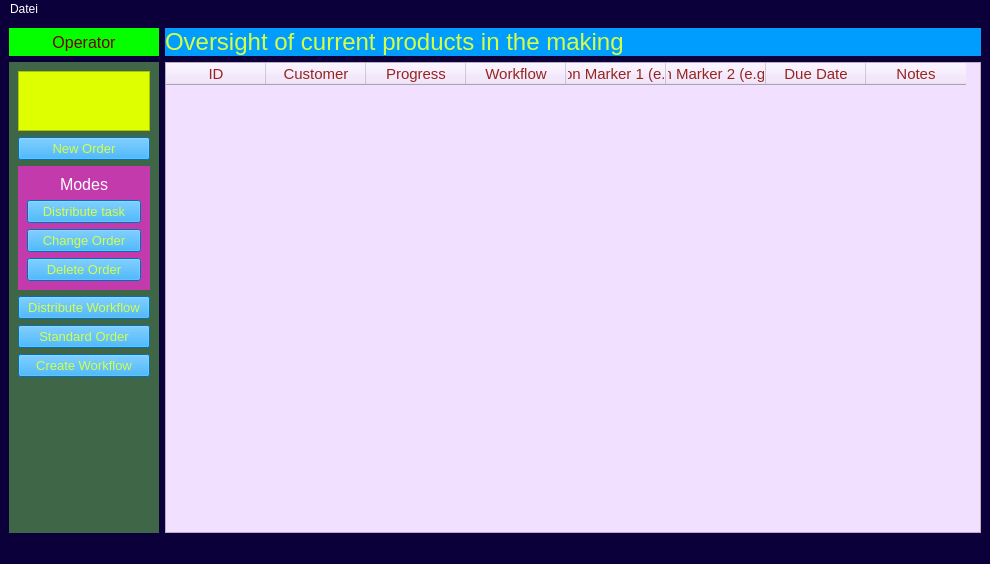
<?xml version="1.0" encoding="UTF-8"?>
<ui version="4.0">
 <class>MainWindowViewUI</class>
 <widget class="QMainWindow" name="MainWindowViewUI">
  <property name="geometry">
   <rect>
    <x>0</x>
    <y>0</y>
    <width>990</width>
    <height>564</height>
   </rect>
  </property>
  <property name="windowTitle">
   <string>MainWindow</string>
  </property>
  <property name="styleSheet">
   <string notr="true">background-color:rgb(11, 0, 57); color: white;</string>
  </property>
  <widget class="QWidget" name="centralwidget">
   <layout class="QGridLayout" name="gridLayout">
    <item row="0" column="1">
     <widget class="QLabel" name="label">
      <property name="styleSheet">
       <string notr="true">background-color:rgb(0, 157, 255);color:rgb(212, 255, 70);font-size:18pt;</string>
      </property>
      <property name="text">
       <string>Oversight of current products in the making</string>
      </property>
     </widget>
    </item>
    <item row="1" column="0">
     <widget class="QWidget" name="buttons_widget" native="true">
      <property name="minimumSize">
       <size>
        <width>150</width>
        <height>0</height>
       </size>
      </property>
      <property name="styleSheet">
       <string notr="true">background-color:rgb(64, 102, 72);</string>
      </property>
      <layout class="QGridLayout" name="gridLayout_2">
       <item row="3" column="0">
        <widget class="QPushButton" name="distribute_wf_btn">
         <property name="styleSheet">
          <string notr="true">background-color:rgb(0, 157, 255);color:rgb(212, 255, 70);font-size:10pt;
</string>
         </property>
         <property name="text">
          <string>Distribute Workflow</string>
         </property>
        </widget>
       </item>
       <item row="2" column="0">
        <widget class="QWidget" name="widget" native="true">
         <property name="styleSheet">
          <string notr="true">background-color: rgb(195, 58, 172);</string>
         </property>
         <layout class="QVBoxLayout" name="verticalLayout">
          <item>
           <widget class="QLabel" name="mode_widget_3">
            <property name="styleSheet">
             <string notr="true">font-size: 12pt;</string>
            </property>
            <property name="text">
             <string>&lt;html&gt;&lt;head/&gt;&lt;body&gt;&lt;p align=&quot;center&quot;&gt;Modes&lt;/p&gt;&lt;/body&gt;&lt;/html&gt;</string>
            </property>
           </widget>
          </item>
          <item>
           <widget class="QPushButton" name="distributeTask">
            <property name="styleSheet">
             <string notr="true">background-color:rgb(0, 157, 255);color:rgb(212, 255, 70);font-size:10pt;</string>
            </property>
            <property name="text">
             <string>Distribute task</string>
            </property>
           </widget>
          </item>
          <item>
           <widget class="QPushButton" name="changeOrder">
            <property name="styleSheet">
             <string notr="true">background-color:rgb(0, 157, 255);color:rgb(212, 255, 70);font-size:10pt;</string>
            </property>
            <property name="text">
             <string>Change Order</string>
            </property>
           </widget>
          </item>
          <item>
           <widget class="QPushButton" name="deleteOrder">
            <property name="styleSheet">
             <string notr="true">background-color:rgb(0, 157, 255);color:rgb(212, 255, 70);font-size:10pt;</string>
            </property>
            <property name="text">
             <string>Delete Order</string>
            </property>
           </widget>
          </item>
         </layout>
        </widget>
       </item>
       <item row="8" column="0">
        <widget class="QPushButton" name="createWorkflow">
         <property name="styleSheet">
          <string notr="true">background-color:rgb(0, 157, 255);color:rgb(212, 255, 70);font-size:10pt;</string>
         </property>
         <property name="text">
          <string>Create Workflow</string>
         </property>
        </widget>
       </item>
       <item row="10" column="0">
        <spacer name="verticalSpacer_2">
         <property name="orientation">
          <enum>Qt::Vertical</enum>
         </property>
         <property name="sizeHint" stdset="0">
          <size>
           <width>20</width>
           <height>40</height>
          </size>
         </property>
        </spacer>
       </item>
       <item row="4" column="0">
        <widget class="QPushButton" name="standardOrder2">
         <property name="styleSheet">
          <string notr="true">background-color:rgb(0, 157, 255);color:rgb(212, 255, 70);font-size:10pt;</string>
         </property>
         <property name="text">
          <string>Standard Order</string>
         </property>
        </widget>
       </item>
       <item row="1" column="0">
        <widget class="QPushButton" name="newOrder">
         <property name="styleSheet">
          <string notr="true">background-color:rgb(0, 157, 255);color:rgb(212, 255, 70);font-size:10pt;</string>
         </property>
         <property name="text">
          <string>New Order</string>
         </property>
        </widget>
       </item>
       <item row="0" column="0">
        <widget class="QTextEdit" name="feedback_mw">
         <property name="sizePolicy">
          <sizepolicy hsizetype="Ignored" vsizetype="Expanding">
           <horstretch>0</horstretch>
           <verstretch>0</verstretch>
          </sizepolicy>
         </property>
         <property name="minimumSize">
          <size>
           <width>10</width>
           <height>1</height>
          </size>
         </property>
         <property name="maximumSize">
          <size>
           <width>200</width>
           <height>60</height>
          </size>
         </property>
         <property name="baseSize">
          <size>
           <width>3</width>
           <height>2</height>
          </size>
         </property>
         <property name="styleSheet">
          <string notr="true">background-color: rgb(221, 255, 0); font-size: 8pt; color: rgb(180, 8, 8);</string>
         </property>
         <property name="html">
          <string>&lt;!DOCTYPE HTML PUBLIC &quot;-//W3C//DTD HTML 4.0//EN&quot; &quot;http://www.w3.org/TR/REC-html40/strict.dtd&quot;&gt;
&lt;html&gt;&lt;head&gt;&lt;meta name=&quot;qrichtext&quot; content=&quot;1&quot; /&gt;&lt;meta charset=&quot;utf-8&quot; /&gt;&lt;style type=&quot;text/css&quot;&gt;
p, li { white-space: pre-wrap; }
hr { height: 1px; border-width: 0; }
li.unchecked::marker { content: &quot;\2610&quot;; }
li.checked::marker { content: &quot;\2612&quot;; }
&lt;/style&gt;&lt;/head&gt;&lt;body style=&quot; font-family:'Segoe UI'; font-size:8pt; font-weight:400; font-style:normal;&quot;&gt;
&lt;p style=&quot;-qt-paragraph-type:empty; margin-top:0px; margin-bottom:0px; margin-left:0px; margin-right:0px; -qt-block-indent:0; text-indent:0px; font-size:10pt;&quot;&gt;&lt;br /&gt;&lt;/p&gt;&lt;/body&gt;&lt;/html&gt;</string>
         </property>
        </widget>
       </item>
      </layout>
     </widget>
    </item>
    <item row="0" column="0">
     <widget class="QLabel" name="usertype_label">
      <property name="styleSheet">
       <string notr="true">background-color:rgb(4, 255, 0);color:rgb(117, 2, 2);font-size:12pt;</string>
      </property>
      <property name="text">
       <string>Operator</string>
      </property>
      <property name="alignment">
       <set>Qt::AlignCenter</set>
      </property>
     </widget>
    </item>
    <item row="1" column="1">
     <widget class="QTableWidget" name="tableWidget">
      <property name="sizePolicy">
       <sizepolicy hsizetype="MinimumExpanding" vsizetype="Expanding">
        <horstretch>0</horstretch>
        <verstretch>0</verstretch>
       </sizepolicy>
      </property>
      <property name="minimumSize">
       <size>
        <width>100</width>
        <height>0</height>
       </size>
      </property>
      <property name="styleSheet">
       <string notr="true">color: rgb(149, 38, 30); background-color: rgb(241, 224, 255);font-size:11pt;</string>
      </property>
      <property name="sizeAdjustPolicy">
       <enum>QAbstractScrollArea::AdjustToContents</enum>
      </property>
      <column>
       <property name="text">
        <string>ID</string>
       </property>
      </column>
      <column>
       <property name="text">
        <string>Customer</string>
       </property>
       <property name="background">
        <color>
         <red>0</red>
         <green>80</green>
         <blue>84</blue>
        </color>
       </property>
      </column>
      <column>
       <property name="text">
        <string>Progress</string>
       </property>
       <property name="background">
        <color>
         <red>0</red>
         <green>80</green>
         <blue>84</blue>
        </color>
       </property>
      </column>
      <column>
       <property name="text">
        <string>Workflow</string>
       </property>
      </column>
      <column>
       <property name="text">
        <string>Production Marker 1 (e.g. Color)</string>
       </property>
       <property name="background">
        <color>
         <red>0</red>
         <green>80</green>
         <blue>84</blue>
        </color>
       </property>
      </column>
      <column>
       <property name="text">
        <string>Production Marker 2 (e.g. Material)</string>
       </property>
       <property name="background">
        <color>
         <red>0</red>
         <green>80</green>
         <blue>84</blue>
        </color>
       </property>
      </column>
      <column>
       <property name="text">
        <string>Due Date</string>
       </property>
       <property name="background">
        <color>
         <red>0</red>
         <green>80</green>
         <blue>84</blue>
        </color>
       </property>
      </column>
      <column>
       <property name="text">
        <string>Notes</string>
       </property>
      </column>
     </widget>
    </item>
   </layout>
  </widget>
  <widget class="QMenuBar" name="menubar">
   <property name="geometry">
    <rect>
     <x>0</x>
     <y>0</y>
     <width>990</width>
     <height>22</height>
    </rect>
   </property>
   <widget class="QMenu" name="menuDatei">
    <property name="autoFillBackground">
     <bool>false</bool>
    </property>
    <property name="styleSheet">
     <string notr="true">background-color: rgb(106, 49, 50);</string>
    </property>
    <property name="title">
     <string>Datei</string>
    </property>
    <addaction name="actionAdministration"/>
    <addaction name="actionBenutzer_einsehen"/>
   </widget>
   <addaction name="menuDatei"/>
  </widget>
  <widget class="QStatusBar" name="statusbar"/>
  <action name="actionAdministration">
   <property name="text">
    <string>Administration</string>
   </property>
  </action>
  <action name="actionBenutzer_einsehen">
   <property name="text">
    <string>Benutzer einsehen</string>
   </property>
  </action>
 </widget>
 <resources/>
 <connections/>
</ui>
